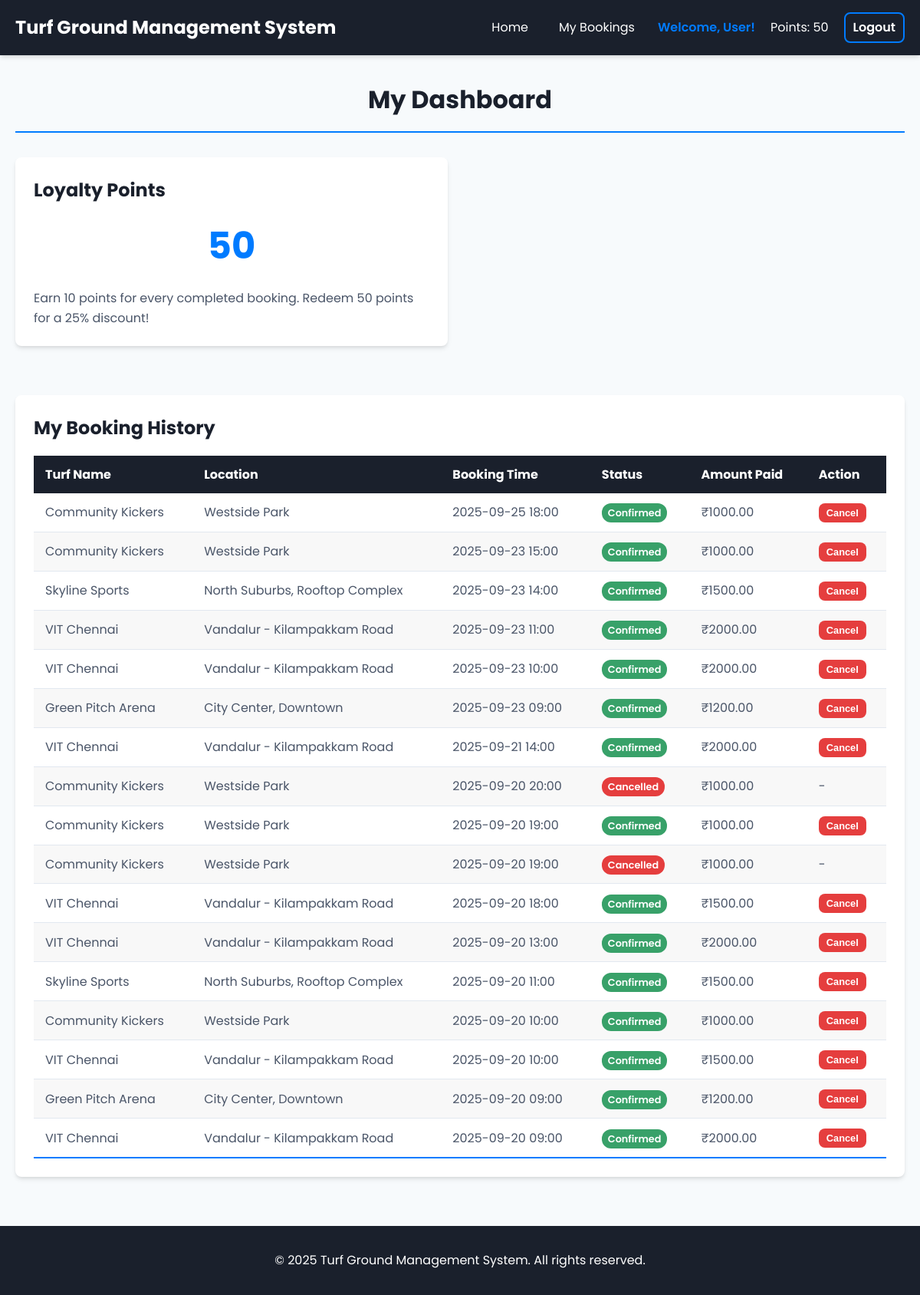
/dashboard (signed in), run on the app's committed database.
### tables this page shows
CREATE TABLE users (
    id INTEGER PRIMARY KEY AUTOINCREMENT,
    username TEXT UNIQUE NOT NULL,
    email TEXT UNIQUE NOT NULL,
    password_hash TEXT NOT NULL,
    is_admin BOOLEAN NOT NULL DEFAULT 0, -- 0 for User, 1 for Admin
    loyalty_points INTEGER NOT NULL DEFAULT 0
);

CREATE TABLE bookings (
    id INTEGER PRIMARY KEY AUTOINCREMENT,
    user_id INTEGER NOT NULL,
    turf_id INTEGER NOT NULL,
    booking_time DATETIME NOT NULL,
    status TEXT NOT NULL DEFAULT 'Confirmed', -- e.g., 'Confirmed', 'Cancelled'
    amount_paid REAL NOT NULL,
    points_redeemed INTEGER DEFAULT 0,
    created_at TIMESTAMP DEFAULT CURRENT_TIMESTAMP,
    FOREIGN KEY (user_id) REFERENCES users (id),
    FOREIGN KEY (turf_id) REFERENCES turfs (id)
);

CREATE TABLE turfs (
    id INTEGER PRIMARY KEY AUTOINCREMENT,
    name TEXT NOT NULL,
    location TEXT NOT NULL,
    description TEXT,
    price_per_hour REAL NOT NULL,
    image_url TEXT DEFAULT 'https://placehold.co/600x400/2d3748/ffffff?text=Turf+Image'
);

### app.py (the view)
@app.route('/dashboard')
def dashboard():
    if g.user is None:
        return redirect(url_for('login'))
    db = get_db()
    bookings = db.execute(
        '''
        SELECT b.id, t.name, t.location, b.booking_time, b.status, b.amount_paid
        FROM bookings b
        JOIN turfs t ON b.turf_id = t.id
        WHERE b.user_id = ?
        ORDER BY b.booking_time DESC
        ''', (g.user['id'],)
    ).fetchall()
    return render_template('dashboard.html', bookings=bookings)

### app.py (called while the page is built)
def get_db():
    if 'db' not in g:
        g.db = sqlite3.connect(DATABASE)
        g.db.row_factory = sqlite3.Row  # This allows accessing columns by name
    return g.db

@app.before_request
def before_request():
    g.user = None
    if 'user_id' in session:
        db = get_db()
        user = db.execute('SELECT * FROM users WHERE id = ?', (session['user_id'],)).fetchone()
        g.user = user

### templates/dashboard.html (shortened to what this page needs)
{% extends "layout.html" %}
{% block content %}
<div class="page-header">
    <h1>My Dashboard</h1>
</div>
<div class="dashboard-grid">
    <div class="card">
        <div class="card-body">
            <h2 class="card-title">Loyalty Points</h2>
            <p class="points-display">{{ g.user.loyalty_points }}</p>
            <p>Earn 10 points for every completed booking. Redeem 50 points for a 25% discount!</p>
        </div>
    </div>
    <div class="card full-width">
        <div class="card-body">
            <h2 class="card-title">My Booking History</h2>
            {% if bookings %}
                <table class="styled-table">
                    <thead>
                        <tr>
                            <th>Turf Name</th>
                            <th>Location</th>
                            <th>Booking Time</th>
                            <th>Status</th>
                            <th>Amount Paid</th>
                            <th>Action</th>
                        </tr>
                    </thead>
                    <tbody>
                        {% for booking in bookings %}
                        <tr>
                            <td>{{ booking.name }}</td>
                            <td>{{ booking.location }}</td>
                            <td>{{ booking.booking_time }}</td>
                            <td><span class="status-badge status-{{ booking.status.lower() }}">{{ booking.status }}</span></td>
                            <td>₹{{ "%.2f"|format(booking.amount_paid) }}</td>
                            <td>
                                {% if booking.status == 'Confirmed' %}
                                <form action="{{ url_for('cancel_booking', booking_id=booking.id) }}" method="POST" onsubmit="return confirm('Are you sure you want to cancel this booking?');">
                                    <button type="submit" class="btn btn-danger btn-sm">Cancel</button>
                                </form>
                                {% else %}
                                    -
                                {% endif %}
                            </td>
                        </tr>
                        {% endfor %}
                    </tbody>
                </table>
            {% else %}
                <p>You have no past bookings.</p>
            {% endif %}
        </div>
    </div>
</div>
{% endblock %}

### templates/layout.html (shortened to what this page needs)
<!DOCTYPE html>
<html lang="en">
<head>
    <link rel="stylesheet" href="{{ url_for('static', filename='style.css') }}">
</head>
<body>
    <nav class="navbar">
        <div class="container">
            <a href="{{ url_for('index') }}" class="nav-logo">Turf Ground Management System</a>
            <ul class="nav-menu">
                {% if g.user %}
                    {% if g.user.is_admin %}
                         <li><a href="{{ url_for('admin_dashboard') }}">Admin Panel</a></li>
                    {% else %}
                        <li><a href="{{ url_for('index') }}">Home</a></li>
                        <li><a href="{{ url_for('dashboard') }}">My Bookings</a></li>
                    {% endif %}
                    <li class="nav-user">Welcome, {{ g.user.username }}!</li>
                    {% if not g.user.is_admin %}
                    <li class="nav-points">Points: {{ g.user.loyalty_points }}</li>
                    {% endif %}
                    <li><a href="{{ url_for('logout') }}" class="btn btn-outline">Logout</a></li>
                {% else %}
                    <li><a href="{{ url_for('login') }}"> </a></li>
                {% endif %}
            </ul>
        </div>
    </nav>
    <main class="container">
        {% block content %}{% endblock %}
    </main>
    <footer class="footer">
        <p>&copy; 2025 Turf Ground Management System. All rights reserved.</p>
    </footer>
</body>
</html>

### static/style.css (style rules this page uses)
:root { --primary-color: #007bff; --primary-hover: #0056b3; --dark-color: #1a202c; --light-color: #ffffff; --text-color: #4a5568; --border-color: #e2e8f0; --bg-color: #f7fafc; --success-color: #38a169; --error-color: #e53e3e; --info-color: #3182ce; --font-family: 'Poppins', sans-serif; --border-radius: 8px; --box-shadow: 0 4px 6px -1px rgba(0, 0, 0, 0.1), 0 2px 4px -1px rgba(0, 0, 0, 0.06); }
* { box-sizing: border-box; margin: 0; padding: 0; }
body { font-family: var(--font-family); line-height: 1.6; background-color: var(--bg-color); color: var(--text-color); }
.container { max-width: 1200px; margin: 0 auto; padding: 0 20px; }
.navbar { background-color: var(--dark-color); color: var(--light-color); padding: 1rem 0; box-shadow: var(--box-shadow); position: sticky; top: 0; z-index: 1000; }
.navbar .container { display: flex; justify-content: space-between; align-items: center; }
.nav-logo { font-size: 1.5rem; font-weight: 700; color: var(--light-color); text-decoration: none; }
.nav-menu { list-style: none; display: flex; align-items: center; }
.nav-menu li { margin-left: 20px; }
.nav-menu a { color: var(--light-color); text-decoration: none; padding: 5px 10px; border-radius: var(--border-radius); transition: background-color 0.3s; }
.nav-user { font-weight: 600; color: var(--primary-color); }
.btn { display: inline-block; padding: 10px 20px; border-radius: var(--border-radius); text-decoration: none; font-weight: 600; cursor: pointer; border: none; transition: all 0.3s ease; text-align: center; }
.btn-outline { background-color: transparent; color: var(--light-color); border: 2px solid var(--primary-color); }
.btn-danger { background-color: var(--error-color); color: var(--light-color); }
.btn-sm { padding: 5px 10px; font-size: 0.8rem; }
.card { background-color: var(--light-color); border-radius: var(--border-radius); box-shadow: var(--box-shadow); overflow: hidden; margin-bottom: 2rem; }
.card-body { padding: 1.5rem; }
.card-title { margin-bottom: 1rem; color: var(--dark-color); font-size: 1.5rem; }
.page-header { text-align: center; margin: 2rem 0; padding-bottom: 1rem; border-bottom: 2px solid var(--primary-color); }
.page-header h1 { color: var(--dark-color); }
.dashboard-grid, .admin-grid { display: grid; grid-template-columns: repeat(2, 1fr); gap: 2rem; }
.card.full-width { grid-column: 1 / -1; }
.points-display { font-size: 3rem; font-weight: 700; color: var(--primary-color); text-align: center; margin: 1rem 0; }
.styled-table { width: 100%; border-collapse: collapse; }
.styled-table thead tr { background-color: var(--dark-color); color: var(--light-color); text-align: left; }
.styled-table th, .styled-table td { padding: 12px 15px; }
.styled-table tbody tr { border-bottom: 1px solid var(--border-color); }
.styled-table tbody tr:nth-of-type(even) { background-color: #f8f8f8; }
.styled-table tbody tr:last-of-type { border-bottom: 2px solid var(--primary-color); }
.status-badge { padding: 4px 8px; border-radius: 12px; font-size: 0.8rem; font-weight: 600; color: white; }
.status-confirmed { background-color: var(--success-color); }
.status-cancelled { background-color: var(--error-color); }
.footer { text-align: center; padding: 2rem 0; margin-top: 2rem; background-color: var(--dark-color); color: var(--light-color); }

### data on the page
users: user.username "User", user.loyalty_points "50"
bookings: name "Community Kickers", location "Westside Park", booking_time "2025-09-25 18:00", status "Confirmed", amount_paid "1000.00"
bookings: name "Community Kickers", location "Westside Park", booking_time "2025-09-23 15:00", status "Confirmed", amount_paid "1000.00"
bookings: name "Skyline Sports", location "North Suburbs, Rooftop Complex", booking_time "2025-09-23 14:00", status "Confirmed", amount_paid "1500.00"
bookings: name "VIT Chennai", location "Vandalur - Kilampakkam Road", booking_time "2025-09-23 11:00", status "Confirmed", amount_paid "2000.00"
bookings: name "VIT Chennai", location "Vandalur - Kilampakkam Road", booking_time "2025-09-23 10:00", status "Confirmed", amount_paid "2000.00"
bookings: name "Green Pitch Arena", location "City Center, Downtown", booking_time "2025-09-23 09:00", status "Confirmed", amount_paid "1200.00"
bookings: name "VIT Chennai", location "Vandalur - Kilampakkam Road", booking_time "2025-09-21 14:00", status "Confirmed", amount_paid "2000.00"
bookings: name "Community Kickers", location "Westside Park", booking_time "2025-09-20 20:00", status "Cancelled", amount_paid "1000.00"
bookings: name "Community Kickers", location "Westside Park", booking_time "2025-09-20 19:00", status "Confirmed", amount_paid "1000.00"
bookings: name "Community Kickers", location "Westside Park", booking_time "2025-09-20 19:00", status "Cancelled", amount_paid "1000.00"
bookings: name "VIT Chennai", location "Vandalur - Kilampakkam Road", booking_time "2025-09-20 18:00", status "Confirmed", amount_paid "1500.00"
bookings: name "VIT Chennai", location "Vandalur - Kilampakkam Road", booking_time "2025-09-20 13:00", status "Confirmed", amount_paid "2000.00"
bookings: name "Skyline Sports", location "North Suburbs, Rooftop Complex", booking_time "2025-09-20 11:00", status "Confirmed", amount_paid "1500.00"
bookings: name "Community Kickers", location "Westside Park", booking_time "2025-09-20 10:00", status "Confirmed", amount_paid "1000.00"
bookings: name "VIT Chennai", location "Vandalur - Kilampakkam Road", booking_time "2025-09-20 10:00", status "Confirmed", amount_paid "1500.00"
bookings: name "Green Pitch Arena", location "City Center, Downtown", booking_time "2025-09-20 09:00", status "Confirmed", amount_paid "1200.00"
bookings: name "VIT Chennai", location "Vandalur - Kilampakkam Road", booking_time "2025-09-20 09:00", status "Confirmed", amount_paid "2000.00"
